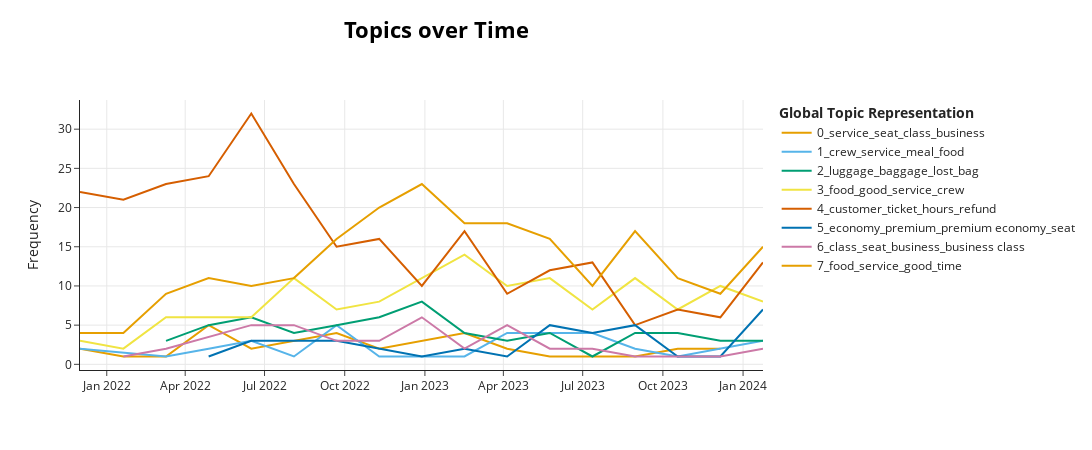

Notebook cell for this chart:
### Code cell
# Prepare inputs
documents = df_slice["text"].tolist()
timestamps = df_slice["published_date"].tolist()

# Get topics over time
topics_over_time = ft_model.topics_over_time(
    docs=documents,
    topics=topics1,
    timestamps=timestamps,
    nr_bins=17,  # number of months (68) / 4
    evolution_tuning=True,
    global_tuning=True
)

# Visualize
ft_model.visualize_topics_over_time(topics_over_time)
# !!! The plot is interactive. Click legend labels to hide large topics (skewing resutls) to better view smaller ones. !!!

### Figure 1 — Plotly figure (JSON) as saved in the notebook; plotly's stock layout.template omitted (floating-point values rounded to 4 significant figures)
{"data": [{"hoverinfo": "text", "hovertext": ["<b>Topic 0</b><br>Words: ms, pandemic, fss, crew, service", "<b>Topic 0</b><br>Words: brisbane, drink, welcome drink, breakfast, covid", "<b>Topic 0</b><br>Words: syd, difference, know, incredible cabin, know sound", "<b>Topic 0</b><br>Words: service, vegetarian, western, past, business", "<b>Topic 0</b><br>Words: seat, utter, failure, service, row", "<b>Topic 0</b><br>Words: medical, outlet, sockets, socket, advised", "<b>Topic 0</b><br>Words: lounge, business, business class, class, crew just", "<b>Topic 0</b><br>Words: service, business, changes, middle eastern, eastern", "<b>Topic 0</b><br>Words: lhr, son, service, baggage, phuket", "<b>Topic 0</b><br>Words: scoot, leg, asia, fine, future", "<b>Topic 0</b><br>Words: kg, unlike, providing, pre covid, service", "<b>Topic 0</b><br>Words: legroom, problem, food, available economy, friendliness staff", "<b>Topic 0</b><br>Words: service, clean staff, normal service, service took, plane clean", "<b>Topic 0</b><br>Words: degraded, relative, pre covid, route, level"], "marker": {"color": "#E69F00"}, "mode": "lines", "name": "0_service_seat_class_business", "type": "scatter", "x": ["2021-12-01T07:27:49.649000000", "2022-01-20T01:29:50.705882353", "2022-03-09T23:34:18.411764706", "2022-04-27T21:38:46.117647060", "2022-06-15T19:43:13.823529412", "2022-09-21T15:52:09.235294120", "2022-11-09T13:56:36.941176472", "2022-12-28T12:01:04.647058824", "2023-02-15T10:05:32.352941176", "2023-04-05T08:10:00.058823528", "2023-05-24T06:14:27.764705880", "2023-08-30T02:23:23.176470592", "2023-10-18T00:27:50.882352944", "2023-12-05T22:32:18.588235296"], "y": [2, 1, 1, 5, 2, 4, 2, 3, 4, 2, 1, 1, 2, 2]}, {"hoverinfo": "text", "hovertext": ["<b>Topic 1</b><br>Words: service, especially, used, try, issue", "<b>Topic 1</b><br>Words: emails promising, service reality, cheapest, worst world, frills", "<b>Topic 1</b><br>Words: size, recent, welcome board, rave, service recent", "<b>Topic 1</b><br>Words: 22, chi min, luggages, chi, ho chi", "<b>Topic 1</b><br>Words: movies, cuz, kind food, best crew, food delicious", "<b>Topic 1</b><br>Words: best, nice, food, waited, look", "<b>Topic 1</b><br>Words: hi, world class, attendants, quite, world", "<b>Topic 1</b><br>Words: compare, drawback, cleaning, major, frequent", "<b>Topic 1</b><br>Words: meal, meals, crew, syd, rice", "<b>Topic 1</b><br>Words: economy, premium, food, members, disappointment", "<b>Topic 1</b><br>Words: crew, meal, krisflyer, competing, girls", "<b>Topic 1</b><br>Words: crew, vouchers, service, announcement, meal", "<b>Topic 1</b><br>Words: longer good, service hotline, things really, service oriented, really terrible", "<b>Topic 1</b><br>Words: chicken, fa, meal, meals, ask"], "marker": {"color": "#56B4E9"}, "mode": "lines", "name": "1_crew_service_meal_food", "type": "scatter", "x": ["2021-12-01T07:27:49.649000000", "2022-03-09T23:34:18.411764706", "2022-04-27T21:38:46.117647060", "2022-06-15T19:43:13.823529412", "2022-08-03T17:47:41.529411764", "2022-09-21T15:52:09.235294120", "2022-11-09T13:56:36.941176472", "2023-02-15T10:05:32.352941176", "2023-04-05T08:10:00.058823528", "2023-05-24T06:14:27.764705880", "2023-07-12T04:18:55.470588240", "2023-08-30T02:23:23.176470592", "2023-10-18T00:27:50.882352944", "2024-01-23T20:36:46.294117648"], "y": [2, 1, 2, 3, 1, 5, 1, 1, 4, 4, 4, 2, 1, 3]}, {"hoverinfo": "text", "hovertext": ["<b>Topic 2</b><br>Words: luggage, compensation, resort, maldives, missing", "<b>Topic 2</b><br>Words: bag, luggage, son, lost, days", "<b>Topic 2</b><br>Words: luggage, lost, baggage, delayed, bags", "<b>Topic 2</b><br>Words: luggage, baggage, american, business, lost", "<b>Topic 2</b><br>Words: luggage, baggage, lost, said, fixed", "<b>Topic 2</b><br>Words: luggage, baggage, lost, customer, lax", "<b>Topic 2</b><br>Words: luggage, baggage, suitcase, lost, customer", "<b>Topic 2</b><br>Words: luggage, delta, jfk, march 2023, march", "<b>Topic 2</b><br>Words: bag, lost, luggage, understand, lost bag", "<b>Topic 2</b><br>Words: luggage, bag, lost, 2023, days", "<b>Topic 2</b><br>Words: sub, carrier, lost, ignores, mail week", "<b>Topic 2</b><br>Words: luggage, day, received, lost, email", "<b>Topic 2</b><br>Words: luggage, bags, item, lost, inside", "<b>Topic 2</b><br>Words: luggage, claim, baggage, lost, bag", "<b>Topic 2</b><br>Words: luggage, baggage, customer, service, customer care"], "marker": {"color": "#009E73"}, "mode": "lines", "name": "2_luggage_baggage_lost_bag", "type": "scatter", "x": ["2022-03-09T23:34:18.411764706", "2022-04-27T21:38:46.117647060", "2022-06-15T19:43:13.823529412", "2022-08-03T17:47:41.529411764", "2022-09-21T15:52:09.235294120", "2022-11-09T13:56:36.941176472", "2022-12-28T12:01:04.647058824", "2023-02-15T10:05:32.352941176", "2023-04-05T08:10:00.058823528", "2023-05-24T06:14:27.764705880", "2023-07-12T04:18:55.470588240", "2023-08-30T02:23:23.176470592", "2023-10-18T00:27:50.882352944", "2023-12-05T22:32:18.588235296", "2024-01-23T20:36:46.294117648"], "y": [3, 5, 6, 4, 5, 6, 8, 4, 3, 4, 1, 4, 4, 3, 3]}, {"hoverinfo": "text", "hovertext": ["<b>Topic 3</b><br>Words: really, people, time, crew, good", "<b>Topic 3</b><br>Words: covid, food, plane, say, meal", "<b>Topic 3</b><br>Words: hung, friendly, crew, aircraft, speak", "<b>Topic 3</b><br>Words: food, class, service, breakfast, meal", "<b>Topic 3</b><br>Words: good, food, good nice, nice, spacious", "<b>Topic 3</b><br>Words: food, good, service, poor, great", "<b>Topic 3</b><br>Words: good, food, seat, class, great", "<b>Topic 3</b><br>Words: crew, plane, good, food, friendly", "<b>Topic 3</b><br>Words: food, good, excellent, service, crew", "<b>Topic 3</b><br>Words: food, good, service, staff, great", "<b>Topic 3</b><br>Words: seat, food, good, service, meals", "<b>Topic 3</b><br>Words: good, food, t2, plane, service", "<b>Topic 3</b><br>Words: great, july, service, friendly, experience", "<b>Topic 3</b><br>Words: good, food, crew, dish, check", "<b>Topic 3</b><br>Words: cold, good, seat, food, plane", "<b>Topic 3</b><br>Words: food, good, great, meal, experience", "<b>Topic 3</b><br>Words: food, lounge, good, service, seat"], "marker": {"color": "#F0E442"}, "mode": "lines", "name": "3_food_good_service_crew", "type": "scatter", "x": ["2021-12-01T07:27:49.649000000", "2022-01-20T01:29:50.705882353", "2022-03-09T23:34:18.411764706", "2022-04-27T21:38:46.117647060", "2022-06-15T19:43:13.823529412", "2022-08-03T17:47:41.529411764", "2022-09-21T15:52:09.235294120", "2022-11-09T13:56:36.941176472", "2022-12-28T12:01:04.647058824", "2023-02-15T10:05:32.352941176", "2023-04-05T08:10:00.058823528", "2023-05-24T06:14:27.764705880", "2023-07-12T04:18:55.470588240", "2023-08-30T02:23:23.176470592", "2023-10-18T00:27:50.882352944", "2023-12-05T22:32:18.588235296", "2024-01-23T20:36:46.294117648"], "y": [3, 2, 6, 6, 6, 11, 7, 8, 11, 14, 10, 11, 7, 11, 7, 10, 8]}, {"hoverinfo": "text", "hovertext": ["<b>Topic 4</b><br>Words: said, hours, customer, visa, phone", "<b>Topic 4</b><br>Words: refund, hours, ticket, phone, email", "<b>Topic 4</b><br>Words: hours, service, ticket, change, phone", "<b>Topic 4</b><br>Words: refund, ticket, customer, hours, booking", "<b>Topic 4</b><br>Words: refund, ticket, booking, tickets, customer", "<b>Topic 4</b><br>Words: time, customer, said, hours, told", "<b>Topic 4</b><br>Words: change, ticket, customer, said, customer service", "<b>Topic 4</b><br>Words: customer, change, email, agent, department", "<b>Topic 4</b><br>Words: customer, refund, service, customer service, told", "<b>Topic 4</b><br>Words: booked, hours, brisbane, refund, told", "<b>Topic 4</b><br>Words: customer, told, refund, duty manager, customer service", "<b>Topic 4</b><br>Words: booking, hours, tickets, time, booked", "<b>Topic 4</b><br>Words: change, hours, fare, customer, booked", "<b>Topic 4</b><br>Words: ticket, customer, refund, class ticket, way economy", "<b>Topic 4</b><br>Words: travel, service, delay, issues, refund", "<b>Topic 4</b><br>Words: gate, hours, dubai, ticket, accommodation", "<b>Topic 4</b><br>Words: ticket, booking, hours, customer, customer service"], "marker": {"color": "#D55E00"}, "mode": "lines", "name": "4_customer_ticket_hours_refund", "type": "scatter", "x": ["2021-12-01T07:27:49.649000000", "2022-01-20T01:29:50.705882353", "2022-03-09T23:34:18.411764706", "2022-04-27T21:38:46.117647060", "2022-06-15T19:43:13.823529412", "2022-08-03T17:47:41.529411764", "2022-09-21T15:52:09.235294120", "2022-11-09T13:56:36.941176472", "2022-12-28T12:01:04.647058824", "2023-02-15T10:05:32.352941176", "2023-04-05T08:10:00.058823528", "2023-05-24T06:14:27.764705880", "2023-07-12T04:18:55.470588240", "2023-08-30T02:23:23.176470592", "2023-10-18T00:27:50.882352944", "2023-12-05T22:32:18.588235296", "2024-01-23T20:36:46.294117648"], "y": [22, 21, 23, 24, 32, 23, 15, 16, 10, 17, 9, 12, 13, 5, 7, 6, 13]}, {"hoverinfo": "text", "hovertext": ["<b>Topic 5</b><br>Words: economy, economy class, room economy, leg room, room", "<b>Topic 5</b><br>Words: economy, premium, premium economy, served, crew", "<b>Topic 5</b><br>Words: economy, premium, premium economy, toilets, seats", "<b>Topic 5</b><br>Words: economy, premium, premium economy, seats, apart", "<b>Topic 5</b><br>Words: meal, economy, chicken, premium, premium economy", "<b>Topic 5</b><br>Words: economy, premium, london, premium economy, classes", "<b>Topic 5</b><br>Words: economy, wins hands, wins, qf, mediocre best", "<b>Topic 5</b><br>Words: economy, premium, premium economy, finnair, econ", "<b>Topic 5</b><br>Words: economy, premium, premium economy, food, better", "<b>Topic 5</b><br>Words: economy, premium, premium economy, better, service", "<b>Topic 5</b><br>Words: economy, premium, premium economy, leg room, room", "<b>Topic 5</b><br>Words: economy, seat, upgrade, premium, premium economy", "<b>Topic 5</b><br>Words: economy, premium, premium economy, drink, seat"], "marker": {"color": "#0072B2"}, "mode": "lines", "name": "5_economy_premium_premium economy_seat", "type": "scatter", "x": ["2022-04-27T21:38:46.117647060", "2022-06-15T19:43:13.823529412", "2022-09-21T15:52:09.235294120", "2022-11-09T13:56:36.941176472", "2022-12-28T12:01:04.647058824", "2023-02-15T10:05:32.352941176", "2023-04-05T08:10:00.058823528", "2023-05-24T06:14:27.764705880", "2023-07-12T04:18:55.470588240", "2023-08-30T02:23:23.176470592", "2023-10-18T00:27:50.882352944", "2023-12-05T22:32:18.588235296", "2024-01-23T20:36:46.294117648"], "y": [1, 3, 3, 2, 1, 2, 1, 5, 4, 5, 1, 1, 7]}, {"hoverinfo": "text", "hovertext": ["<b>Topic 6</b><br>Words: fake, nyc, class, luggage, indicated", "<b>Topic 6</b><br>Words: business class, class, business, expectation, seats", "<b>Topic 6</b><br>Words: milk, class, dairy free, dairy, free", "<b>Topic 6</b><br>Words: seat, seats, class, wing, feet", "<b>Topic 6</b><br>Words: uncomfortable, business class, class, business, seat", "<b>Topic 6</b><br>Words: seat, seats, galley, extra, fold", "<b>Topic 6</b><br>Words: seat, hard, seats, inches, wide", "<b>Topic 6</b><br>Words: vistara, economy, upgrade premium, booked round, seat", "<b>Topic 6</b><br>Words: seat, business class, class, business, uncomfortable", "<b>Topic 6</b><br>Words: business, uncomfortable, toilets, space, business class", "<b>Topic 6</b><br>Words: aircraft, business, class, severe, emergency", "<b>Topic 6</b><br>Words: flat, business class, business, worst traveled, flown different", "<b>Topic 6</b><br>Words: class, business class, business, comfort, attention", "<b>Topic 6</b><br>Words: anymore, average, quality, class actually, partly", "<b>Topic 6</b><br>Words: seat, business class, business, class, chose"], "marker": {"color": "#CC79A7"}, "mode": "lines", "name": "6_class_seat_business_business class", "type": "scatter", "x": ["2022-01-20T01:29:50.705882353", "2022-03-09T23:34:18.411764706", "2022-06-15T19:43:13.823529412", "2022-08-03T17:47:41.529411764", "2022-09-21T15:52:09.235294120", "2022-11-09T13:56:36.941176472", "2022-12-28T12:01:04.647058824", "2023-02-15T10:05:32.352941176", "2023-04-05T08:10:00.058823528", "2023-05-24T06:14:27.764705880", "2023-07-12T04:18:55.470588240", "2023-08-30T02:23:23.176470592", "2023-10-18T00:27:50.882352944", "2023-12-05T22:32:18.588235296", "2024-01-23T20:36:46.294117648"], "y": [1, 2, 5, 5, 3, 3, 6, 2, 5, 2, 2, 1, 1, 1, 2]}, {"hoverinfo": "text", "hovertext": ["<b>Topic 7</b><br>Words: cup, food, ve, hostess, children", "<b>Topic 7</b><br>Words: food, good, time, gluten, eat", "<b>Topic 7</b><br>Words: food, crew, seats, service, good", "<b>Topic 7</b><br>Words: food, service, experience, lounge, good", "<b>Topic 7</b><br>Words: food, service, good, time, great", "<b>Topic 7</b><br>Words: food, service, passengers, good, time", "<b>Topic 7</b><br>Words: good, food, service, experience, long", "<b>Topic 7</b><br>Words: food, service, strike, good, meal", "<b>Topic 7</b><br>Words: food, service, luggage, good, economy", "<b>Topic 7</b><br>Words: food, service, crew, good, great", "<b>Topic 7</b><br>Words: food, service, good, seat, economy", "<b>Topic 7</b><br>Words: food, service, indian, crew, meals", "<b>Topic 7</b><br>Words: steak, experience, great, food, wonderful", "<b>Topic 7</b><br>Words: time, service, food, good, experience", "<b>Topic 7</b><br>Words: economy, service, staff, food, hype", "<b>Topic 7</b><br>Words: crew, food, service, meals, good", "<b>Topic 7</b><br>Words: suite, food, suites, seat, service"], "marker": {"color": "#E69F00"}, "mode": "lines", "name": "7_food_service_good_time", "type": "scatter", "x": ["2021-12-01T07:27:49.649000000", "2022-01-20T01:29:50.705882353", "2022-03-09T23:34:18.411764706", "2022-04-27T21:38:46.117647060", "2022-06-15T19:43:13.823529412", "2022-08-03T17:47:41.529411764", "2022-09-21T15:52:09.235294120", "2022-11-09T13:56:36.941176472", "2022-12-28T12:01:04.647058824", "2023-02-15T10:05:32.352941176", "2023-04-05T08:10:00.058823528", "2023-05-24T06:14:27.764705880", "2023-07-12T04:18:55.470588240", "2023-08-30T02:23:23.176470592", "2023-10-18T00:27:50.882352944", "2023-12-05T22:32:18.588235296", "2024-01-23T20:36:46.294117648"], "y": [4, 4, 9, 11, 10, 11, 16, 20, 23, 18, 18, 16, 10, 17, 11, 9, 15]}], "layout": {"height": 450, "hoverlabel": {"bgcolor": "white", "font": {"family": "Rockwell", "size": 16}}, "legend": {"title": {"text": "<b>Global Topic Representation"}}, "title": {"font": {"color": "Black", "size": 22}, "text": "<b>Topics over Time</b>", "x": 0.4, "xanchor": "center", "y": 0.95, "yanchor": "top"}, "width": 1250, "xaxis": {"showgrid": true}, "yaxis": {"showgrid": true, "title": {"text": "Frequency"}}}}
